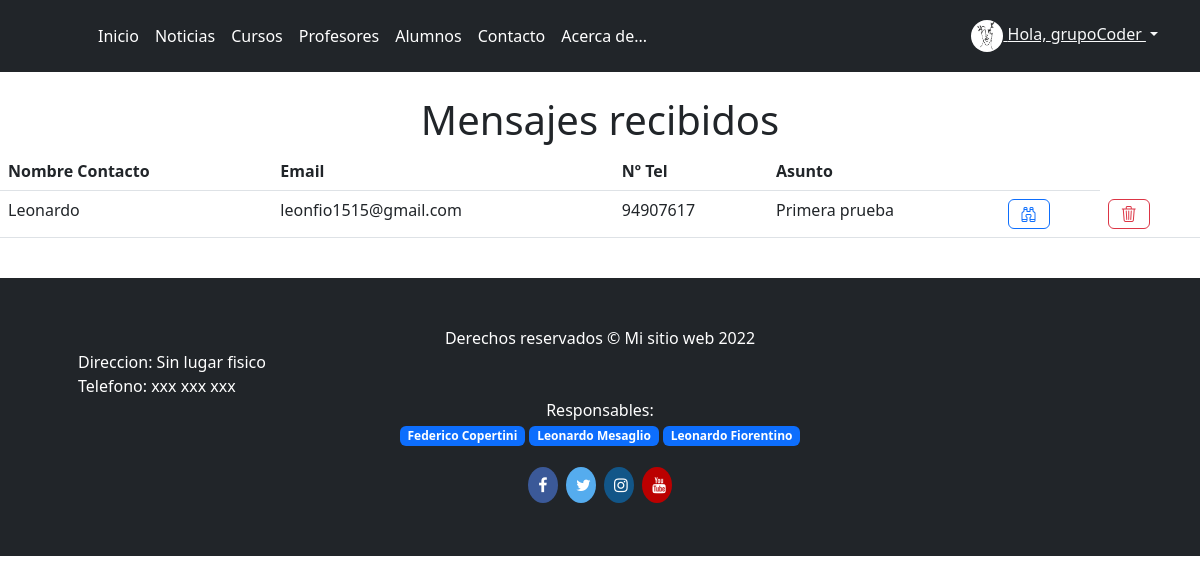
The page /mensajes_contacto (signed in) on the database as committed earlier.
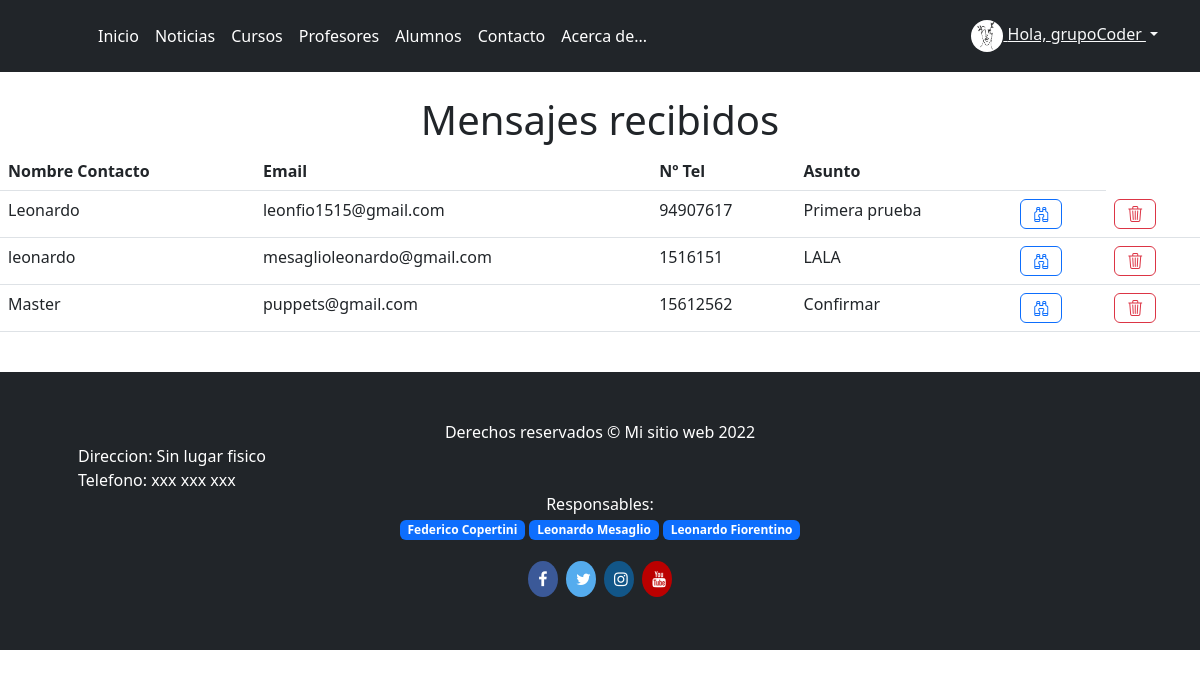
The same page on the database as committed later.
### Academia_Arte/models.py (models this page shows)
class Contacto(models.Model):
    nombre_contacto = models.CharField(max_length=20)
    email_contacto = models.EmailField()
    tel_contacto = models.IntegerField()
    asunto_contacto = models.CharField(max_length=40)
    mensaje_contacto = models.CharField(max_length=500)

### Academia_Arte/views.py (the view)
# urls.py: path('mensajes_contacto', ContactoList.as_view(), name="mensajes_contacto"),
class ContactoList(StaffRequiredMixin,ListView):
    model = Contacto
    template_name = "Academia_Arte/mensajes_contacto.html"

### Academia_Arte/views.py (called while the page is built)
    def dispatch(self,request,*args,**kwargs):
        if not request.user.is_staff:
            return redirect(reverse_lazy('login'))
        return super(StaffRequiredMixin,self).dispatch(request,*args,**kwargs)

### Academia_Arte/templates/Academia_Arte/mensajes_contacto.html
{% extends "Academia_Arte/base.html" %}
{% block content %}
<br>
<h1 class="col text-center">Mensajes recibidos</h1>
<table class="table">
    <thead class="thead-dark">
        <tr>
            <th scope="col">Nombre Contacto</th>
            <th scope="col">Email</th>
            <th scope="col">Nº Tel</th>
            <th scope="col">Asunto</th>
            <th scope="col"></th>
        </tr>
    </thead>
    <tbody>
        <div style="text-align:center;">
            {% for mensaje in object_list %}
            <tr>
                <td>{{ mensaje.nombre_contacto }}</td>
                <td>{{ mensaje.email_contacto }}</td>
                <td>{{ mensaje.tel_contacto }}</td>
                <td>{{ mensaje.asunto_contacto }}</td>
                <td><a type="button" class="btn btn-block btn btn-outline-primary"
                        href="{% url 'mensaje_detail' mensaje.id %}"><i class="bi bi-binoculars"></i></a></td>
                <td><a type="button" class="btn btn-block btn btn-outline-danger btnEliminacion"
                        href="{% url 'mensaje_eliminar' mensaje.id %}"><i class="bi bi-trash3"></i></a></td>
            </tr>
        </div>
        {% endfor %}
    </tbody>
</table>
<br>
{% endblock %}

Rows that differ between the two databases and show on the page:
added Contacto: nombre_contacto "leonardo", email_contacto "mesaglioleonardo@gmail.com", tel_contacto "1516151", asunto_contacto "LALA"
added Contacto: nombre_contacto "Master", email_contacto "puppets@gmail.com", tel_contacto "15612562", asunto_contacto "Confirmar"
